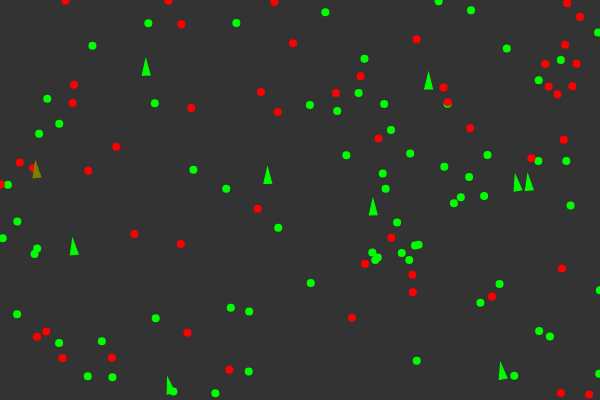
Frame 1 (no input)
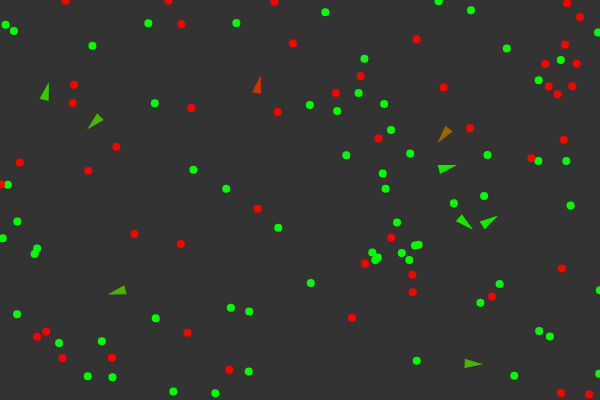
Frame 60 (no input)
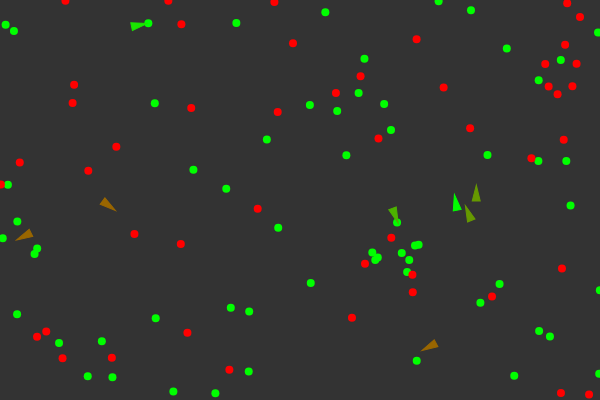
Frame 120 (the mouse pressed at the canvas centre since frame 60)

The p5.js sketch that drew these frames (run headless with seeded random() and noise() and a simulated clock; from frame 60 on, the mouse is pressed at the canvas centre):

// p5.js sketch
// ── sketch.js
let vehicles = [];
let food = [];
let poison = [];

let debug;

function setup() {
    createCanvas(600, 400);
    for (let i = 0; i < 10; i++) {
        let x = random(width);
        let y = random(height);
        vehicles.push(new Vehicle(x, y));
    }

    for (let i = 0; i < 70; i++) {
        let x = random(width);
        let y = random(height);
        food.push(createVector(x, y));
    }
    for (let i = 0; i < 50; i++) {
        let x = random(width);
        let y = random(height);
        poison.push(createVector(x, y));
    }

    debug = createCheckbox();
}

function draw() {
    background(51);

    // random chance to add new foods or poisons
    if (random(1) < 0.05) {
        let x = random(width);
        let y = random(height);
        food.push(createVector(x, y));
    }
    if (random(1) < 0.01) {
        let x = random(width);
        let y = random(height);
        poison.push(createVector(x, y));
    }

    for (let i = 0; i < food.length; i++) {
        fill(0, 255, 0);
        noStroke();
        ellipse(food[i].x, food[i].y, 8, 8);
    }
    for (let i = 0; i < poison.length; i++) {
        fill(255, 0, 0);
        noStroke();
        ellipse(poison[i].x, poison[i].y, 8, 8);
    }

    for (let i = vehicles.length - 1; i >= 0; i--) {
        vehicles[i].boundaries();
        vehicles[i].behaviors(food, poison);
        vehicles[i].update();
        vehicles[i].display();

        if (vehicles[i].dead()) {
            vehicles.splice(i, 1);
        }
    }
}
// ── vehicle.js
class Vehicle {
    constructor(x, y) {
        this.acceleration = createVector(0, 0);
        this.velocity = createVector(0, -2);
        this.position = createVector(x, y);
        this.r = 4;
        this.maxspeed = 2;
        this.maxforce = 0.3;

        this.health = 1;

        this.dna = [];
        this.dna[0] = random(-2, 2); //food weight -> repealing or atracting
        this.dna[1] = random(-2, 2); //poison weight
        this.dna[2] = random(10, 100); //food perception -> in pixels
        this.dna[3] = random(10, 100); //poison perception
    }

    // method to update location
    update() {
        this.health -= 0.005;
        
        // update velocity
        this.velocity.add(this.acceleration);
        // limit speed
        this.velocity.limit(this.maxspeed);
        this.position.add(this.velocity);
        // reset acceleration to 0 in each cycle
        this.acceleration.mult(0);
    }

    applyForce(force) {
        this.acceleration.add(force);
    }

    behaviors(target, avoid) {
        let steerTarget = this.eat(target, 0.2, this.dna[2]);
        let steerAvoid = this.eat(avoid, -0.5, this.dna[3]);

        steerTarget.mult(this.dna[0]);
        steerAvoid.mult(this.dna[1]);

        this.applyForce(steerTarget);
        this.applyForce(steerAvoid);
    }

    eat(list, nutrition, perception) {
        let record = Infinity;
        let closestIndex = -1;
        for (let i = 0; i < list.length; i++) {
            let distance = this.position.dist(list[i]);
            if (distance < record && distance < perception) {
                record = distance;
                closestIndex = i;
            }
        }

        // if vehicle rouched the list item
        if (record < 5) {
            list.splice(closestIndex, 1);
            this.health += nutrition;
            //if (this.health > 1) { this.health = 1; }
        }
        else if (closestIndex >= 0) {
            return this.seek(list[closestIndex]);
        }
        return createVector(0, 0);
    }

    // method that calculates the steering force
    // steer = desired - velocity
    seek(target) {
        let desired = p5.Vector.sub(target, this.position);

        // scale to max speed
        desired.setMag(this.maxspeed);

        // steering
        let steer = p5.Vector.sub(desired, this.velocity);
        steer.limit(this.maxforce);

        return steer;
    }

    dead() {
        return this.health < 0;
    }

    display() {
        // Draw a triangle rotated in the direction of velocity
        let angle = this.velocity.heading() + PI / 2;

        push();
        translate(this.position.x, this.position.y);
        rotate(angle);

        if (debug.checked()) {
            strokeWeight(3);
            stroke(0, 255, 0);
            noFill();
            line(0, 0, 0, -this.dna[0] * 25);
            strokeWeight(2);
            ellipse(0, 0, this.dna[2] * 2);
            stroke(255, 0, 0);
            line(0, 0, 0, -this.dna[1] * 25);
            ellipse(0, 0, this.dna[3] * 2);
        }

        let gr = color(0, 255, 0);
        let rd = color(255, 0, 0);
        let col = lerpColor(rd, gr, this.health);

        fill(col);
        stroke(col);
        strokeWeight(1);
        beginShape();
        vertex(0, -this.r * 2);
        vertex(-this.r, this.r * 2);
        vertex(this.r, this.r * 2);
        endShape(CLOSE);

        pop();
    }

    boundaries() {
        let d = 25;

        let desired = null;

        if (this.position.x < d) {
            desired = createVector(this.maxspeed, this.velocity.y);
        } 
        else if (this.position.x > width - d) {
            desired = createVector(-this.maxspeed, this.velocity.y);
        }

        if (this.position.y < d) {
            desired = createVector(this.velocity.x, this.maxspeed);
        } 
        else if (this.position.y > height - d) {
            desired = createVector(this.velocity.x, -this.maxspeed);
        }

        if (desired !== null) {
            desired.normalize();
            desired.mult(this.maxspeed);
            let steer = p5.Vector.sub(desired, this.velocity);
            steer.limit(this.maxforce);
            this.applyForce(steer);
        }
    }
}
